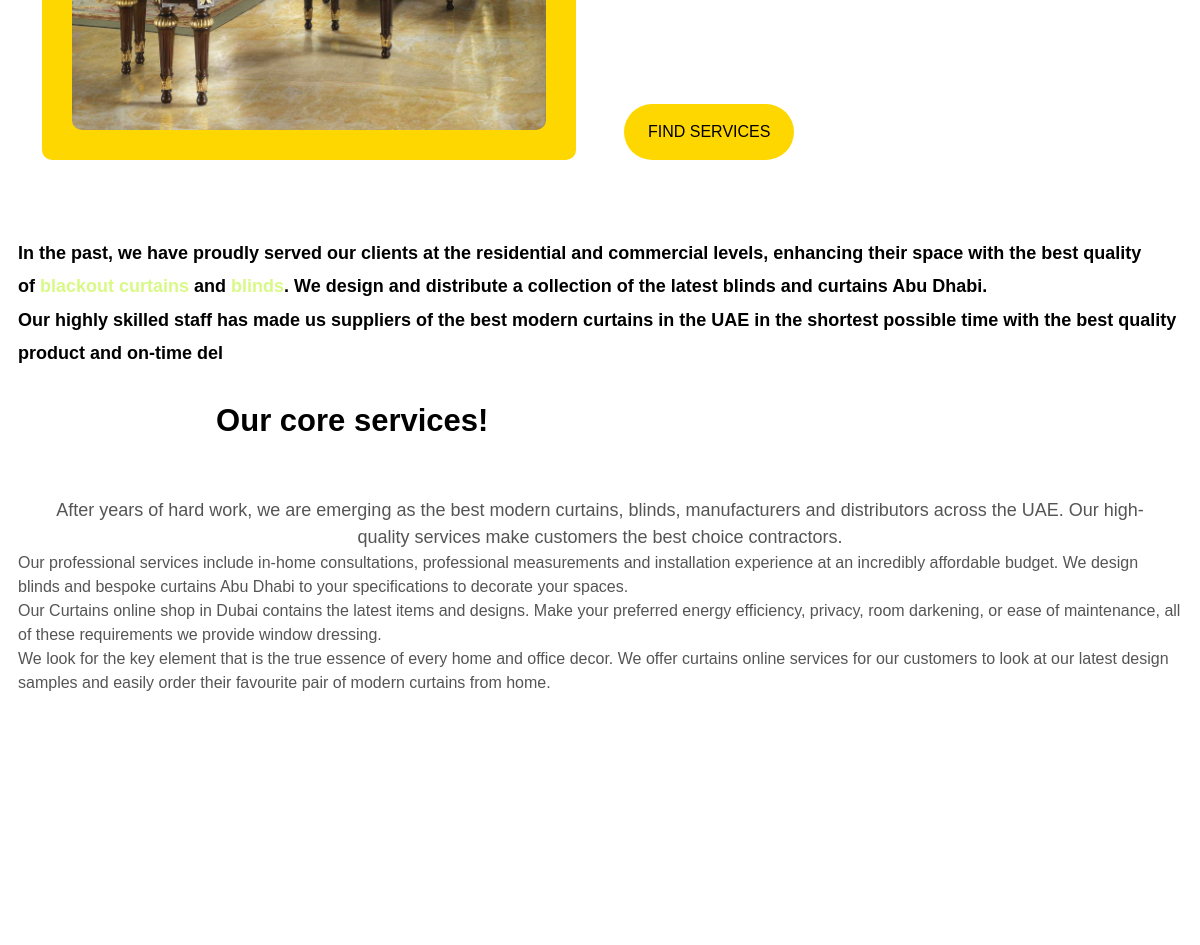
Page /about/ (middle part) on the earlier database version.
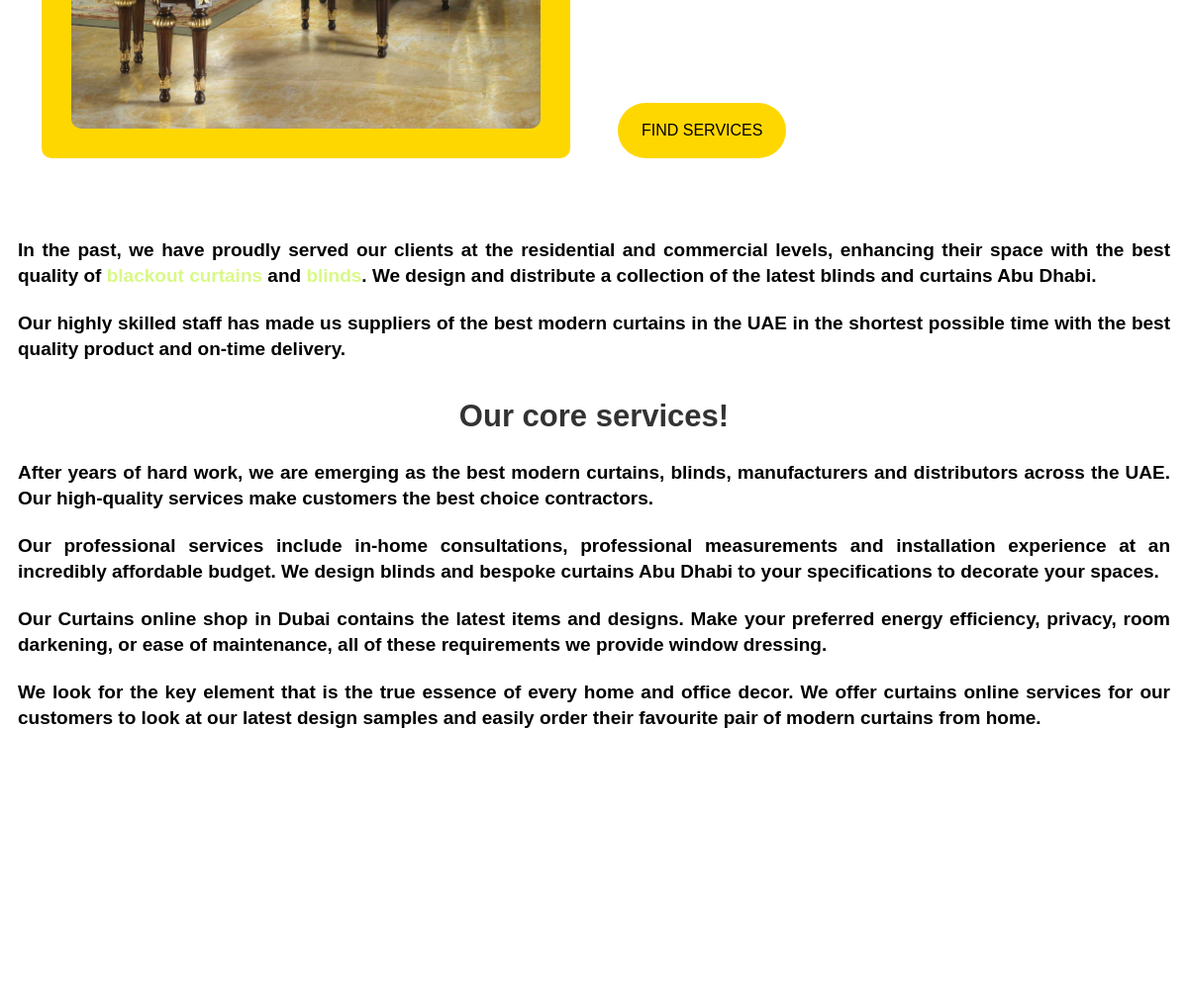
Same page on the later database version.
### about/models.py (models this page shows, shortened)
class About(models.Model):
    short_description = models.TextField(("description"),max_length=1000)
    description = models.TextField(("description"),max_length=100000)
    class Meta:
        verbose_name = ("About")
        verbose_name_plural = ("About")

### about/views.py (the view)
# urls.py: path('' , views.about , name='about'),
def about(request):
    about = About.objects.last()
    context = {
        'about':about
    }
    return render(request , 'about.html' , context)

### about/about_context.py (called while the page is built)
def about(request):
    about = About.objects.last()
    context = {
        'about':about,
    }
    return context

### products/context.py (called while the page is built)
def nav(request):
    blinds_nav = Blinds.objects.all()
    curtains_nav = Curtains.objects.all()
    context = {
        'blinds_nav':blinds_nav,
        'curtains_nav':curtains_nav
    }
    return context

### about/templates/about.html (shortened to what this page needs)
{% extends "base.html" %}
{% load static %}
{% block body %}
         <div class="container-fluid py-5">
            <div class="container py-5">
                <div class="row g-5">
                    <div class="col-lg-6 col-md-12 wow fadeInUp" data-wow-delay=".3s">
                        <div class="about-img">
                            <img src="{% static 'img/7.jpg'%}" class="img-fluid h-100" alt="img">
                        </div>
                    </div>
                    <div class="col-lg-6 col-md-12 wow fadeInUp" data-wow-delay=".6s">
                        <div class="about-item overflow-hidden">
                            <p class="fs-5" style="text-align: justify;">{{about.short_description|safe}}</p>
                            <a href="{% url 'services'%}" class="btn btn-primary border-0 rounded-pill px-4 py-3 mt-5">Find Services</a>
                        </div>
                    </div>
                    <p class="fs-5" style="text-align: justify;">
                        {{about.description|safe}}
                    </p>
                </div>
            </div>
        </div>
{% endblock body %}

Differences in the rows shown:
changed About: description "…quality product and on-time del Our core services! After…" → "…quality product and on-time delivery. Our core services! After…"
